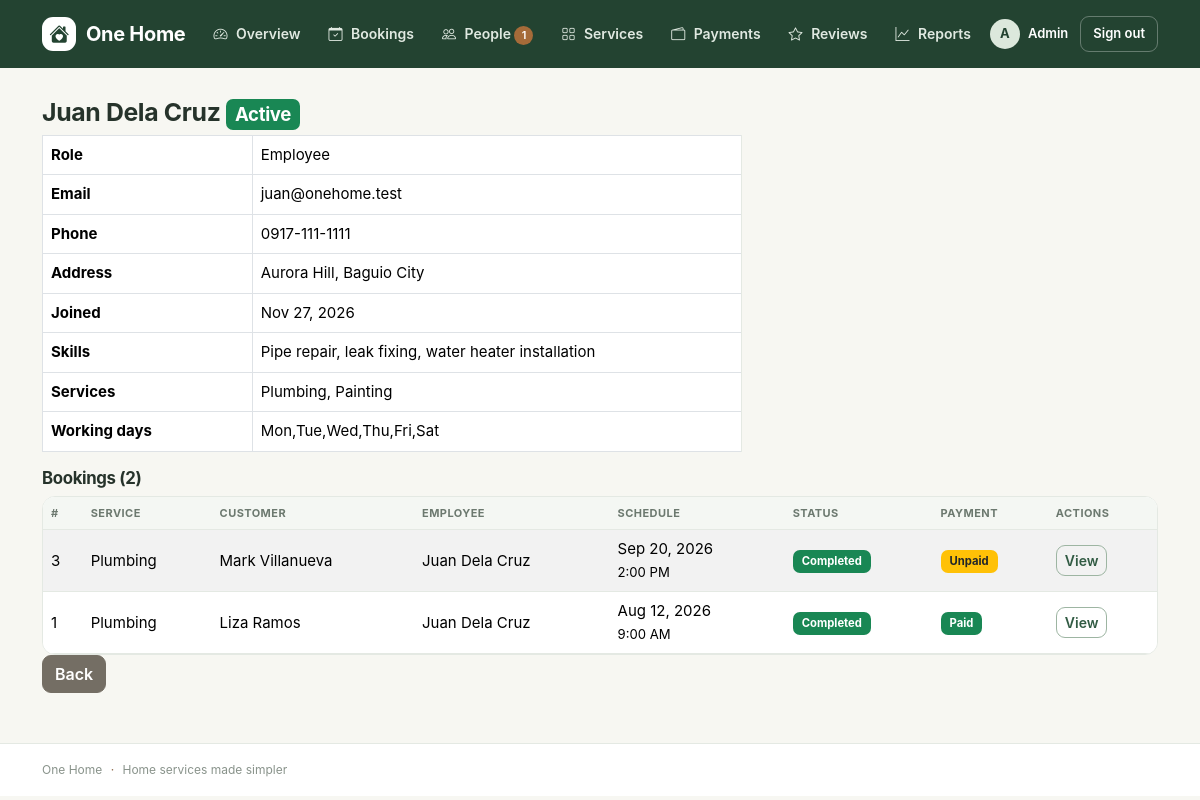
The page /admin/users/view.php?id=2 (signed in) on the database its author committed.
### tables this page shows
CREATE TABLE users (
  id INT AUTO_INCREMENT PRIMARY KEY,
  name VARCHAR(100) NOT NULL,
  email VARCHAR(100) NOT NULL UNIQUE,
  password VARCHAR(255) NOT NULL,
  phone VARCHAR(30),
  address VARCHAR(255),
  role ENUM('admin','employee','customer') NOT NULL,
  status ENUM('active','pending','inactive') NOT NULL DEFAULT 'active',
  avatar VARCHAR(255),
  skills VARCHAR(255),
  available_days VARCHAR(40) NOT NULL DEFAULT 'Mon,Tue,Wed,Thu,Fri',
  is_available TINYINT NOT NULL DEFAULT 1,
  created_at DATETIME NOT NULL DEFAULT CURRENT_TIMESTAMP,
  INDEX idx_users_role_status (role, status),
  INDEX idx_users_available (role, status, is_available),
  CHECK (is_available IN (0,1))
);

CREATE TABLE bookings (
  id INT AUTO_INCREMENT PRIMARY KEY,
  customer_id INT NOT NULL,
  employee_id INT NOT NULL,
  service_id INT NOT NULL,
  booking_date DATE NOT NULL,
  booking_time TIME NOT NULL,
  address VARCHAR(255) NOT NULL,
  description TEXT,
  photo VARCHAR(255),
  price DECIMAL(10,2) NOT NULL,
  status ENUM('Pending','Confirmed','Ongoing','Completed','Cancelled','Declined') NOT NULL DEFAULT 'Pending',
  decline_reason VARCHAR(255),
  created_at DATETIME DEFAULT CURRENT_TIMESTAMP,
  FOREIGN KEY (customer_id) REFERENCES users(id),
  FOREIGN KEY (employee_id) REFERENCES users(id),
  FOREIGN KEY (service_id) REFERENCES services(id),
  INDEX idx_bookings_customer_date (customer_id, booking_date),
  INDEX idx_bookings_employee_date_status (employee_id, booking_date, status),
  INDEX idx_bookings_service_status (service_id, status),
  INDEX idx_bookings_created (created_at),
  CHECK (price >= 0)
);

CREATE TABLE services (
  id INT AUTO_INCREMENT PRIMARY KEY,
  name VARCHAR(100) NOT NULL,
  description TEXT,
  price DECIMAL(10,2) NOT NULL,
  icon VARCHAR(50) NOT NULL DEFAULT 'bi-tools',
  is_active TINYINT NOT NULL DEFAULT 1,
  INDEX idx_services_active_name (is_active, name),
  CHECK (price >= 0),
  CHECK (is_active IN (0,1))
);

### includes/auth.php (called while the page is built, shortened)
<?php
require_once INC . '/dbconn.php';
require_once INC . '/functions.php';
require_once INC . '/notifications.php';
function current_user()
{
    static $loaded = false;
    static $user = null;
    if (!$loaded) {
        $loaded = true;
        if (!empty($_SESSION['uid'])) {
            $user = db_one("SELECT * FROM users WHERE id=?", [(int) $_SESSION['uid']]);
        }
    }
    return $user;
}
function home_for($role)
{
    return $role . '/dashboard.php';
}
function require_role($role)
{
    $u = current_user();
}

### includes/notifications.php (called while the page is built, shortened)
<?php
function pending_employees_count()
{
    return db_val("SELECT COUNT(*) FROM users WHERE role='employee' AND status='pending'");
}

### admin/users/view.php (the view, shortened to what this page needs)
<?php require_once __DIR__ . '/../../includes/auth.php';
require_role('admin');
$x = db_one("SELECT * FROM users WHERE id=? AND role<>'admin'", [(int) ($_GET['id'] ?? 0)]);
$col = $x['role'] === 'customer' ? 'customer_id' : 'employee_id';
$rows = list_bookings("b.$col=?", [$x['id']]);
$svc = db_all("SELECT s.name FROM employee_services es JOIN services s ON s.id=es.service_id WHERE es.employee_id=?", [$x['id']]);
require INC . '/header.php'; ?>
<h2><?= e($x['name']) ?> <?= badge($x['status']) ?></h2>
<table class="table table-bordered bg-white" style="max-width:700px">
    <tr>
        <th width="30%">Role</th>
        <td><?= e(ucfirst($x['role'])) ?></td>
    </tr>
    <tr>
        <th>Email</th>
        <td><?= e($x['email']) ?></td>
    </tr>
    <tr>
        <th>Phone</th>
        <td><?= e($x['phone']) ?></td>
    </tr>
    <tr>
        <th>Address</th>
        <td><?= e($x['address']) ?></td>
    </tr>
    <tr>
        <th>Joined</th>
        <td><?= fdate($x['created_at']) ?></td>
    </tr>
    <?php if ($x['role'] === 'employee'): ?>
        <tr>
            <th>Skills</th>
            <td><?= e($x['skills']) ?></td>
        </tr>
        <tr>
            <th>Services</th>
            <td><?= e(implode(', ', array_column($svc, 'name'))) ?></td>
        </tr>
        <tr>
            <th>Working days</th>
            <td><?= e($x['available_days']) ?></td>
        </tr><?php endif; ?>
</table>
<h4>Bookings (<?= count($rows) ?>)</h4>
<?php bookings_table($rows, 'admin'); ?>
<a class="btn btn-secondary" href="index.php?role=<?= $x['role'] ?>">Back</a>
<?php require INC . '/footer.php'; ?>

### includes/navbar.php (shortened to what this page needs)
<?php
$links = [];
if ($u && $u['status'] === 'active') {
    if ($u['role'] === 'customer') {
        $links = [
            ['url' => 'customer/dashboard.php', 'label' => 'Home', 'icon' => 'bi-house'],
            ['url' => 'customer/services.php', 'label' => 'Services', 'icon' => 'bi-grid'],
            ['url' => 'customer/bookings.php', 'label' => 'Bookings', 'icon' => 'bi-calendar-check'],
            ['url' => 'customer/payment_history.php', 'label' => 'Payments', 'icon' => 'bi-wallet2'],
            ['url' => 'customer/my_reviews.php', 'label' => 'Reviews', 'icon' => 'bi-star'],
        ];
    } else {
        $links = [
            ['url' => 'admin/dashboard.php', 'label' => 'Overview', 'icon' => 'bi-speedometer2'],
            ['url' => 'admin/bookings/index.php', 'label' => 'Bookings', 'icon' => 'bi-calendar-check'],
            ['url' => 'admin/users/index.php', 'label' => 'People', 'icon' => 'bi-people', 'count' => pending_employees_count()],
            ['url' => 'admin/services/index.php', 'label' => 'Services', 'icon' => 'bi-grid'],
            ['url' => 'admin/payments/index.php', 'label' => 'Payments', 'icon' => 'bi-wallet2'],
            ['url' => 'admin/reviews/index.php', 'label' => 'Reviews', 'icon' => 'bi-star'],
            ['url' => 'admin/reports/index.php', 'label' => 'Reports', 'icon' => 'bi-graph-up'],
        ];
    }
}
$current_path = str_replace('\\\\', '/', $_SERVER['PHP_SELF'] ?? '');
?>
<header class="app-header">
    <nav class="navbar navbar-expand-lg">
        <div class="container">
            <a class="navbar-brand" href="<?= url($u && $u['status'] === 'active' ? home_for($u['role']) : 'index.php') ?>">
                <span class="brand-mark"><i class="bi bi-house-heart-fill"></i></span>
                <span>One Home</span>
            </a>
            <div class="collapse navbar-collapse" id="mainNav">
                <ul class="navbar-nav me-auto">
                    <?php foreach ($links as $item):
                        $active = strpos($current_path, '/' . $item['url']) !== false;
                        $count = (int) ($item['count'] ?? 0);
                    ?>
                        <li class="nav-item">
                            <a class="nav-link <?= $active ? 'active' : '' ?>" href="<?= url($item['url']) ?>">
                                <i class="bi <?= e($item['icon']) ?>"></i>
                                <?= e($item['label']) ?>
                                <?php if ($count): ?><span class="nav-count"><?= $count ?></span><?php endif; ?>
                            </a>
                        </li>
                    <?php endforeach; ?>
                </ul>
                <div class="nav-account">
                    <?php if ($u && $u['status'] === 'active'): ?>
                        <a class="nav-profile" href="<?= url($u['role'] === 'admin' ? 'admin/profile.php' : $u['role'] . '/profile.php') ?>">
                            <span class="nav-avatar"><?= e(strtoupper(substr($u['name'], 0, 1))) ?></span>
                            <span class="d-none d-md-inline"><?= e($u['name']) ?></span>
                        </a>
                        <form method="post" action="<?= url('logout.php') ?>" class="d-inline">
                            <button class="btn btn-logout" type="submit">Sign out</button>
                        </form>
                    <?php else: ?>
                        <a class="nav-link" href="<?= url('login.php') ?>">Login</a>
                        <a class="btn btn-primary btn-sm" href="<?= url('register.php') ?>">Create account</a>
                    <?php endif; ?>
                </div>
            </div>
        </div>
    </nav>
</header>

### includes/functions.php (shortened to what this page needs)
<?php
function e($s)
{
    return htmlspecialchars((string) $s, ENT_QUOTES, 'UTF-8');
}
function url($p)
{
    return BASE_URL . '/' . ltrim($p, '/');
}
function fdate($d)
{
    return date('M d, Y', strtotime($d));
}
function ftime($t)
{
    return date('g:i A', strtotime($t));
}
function badge($s)
{
    $c = [
        'Pending' => 'warning text-dark',
        'Confirmed' => 'info text-dark',
        'Ongoing' => 'primary',
        'Completed' => 'success',
        'Cancelled' => 'secondary',
        'Declined' => 'danger',
        'Paid' => 'success',
        'Unpaid' => 'warning text-dark',
        'Refunded' => 'dark',
        'active' => 'success',
        'pending' => 'warning text-dark',
        'inactive' => 'danger'
    ];
    return '<span class="badge bg-' . ($c[$s] ?? 'secondary') . '">' . e(ucfirst((string) $s)) . '</span>';
}
function db_run($sql, $params = [])
{
    global $conn;
    $st = mysqli_prepare($conn, $sql);
    if ($params)
        mysqli_stmt_bind_param($st, str_repeat('s', count($params)), ...$params);
    if (!mysqli_stmt_execute($st)) {
        error_log('One Home SQL execute error: ' . mysqli_stmt_error($st));
        http_response_code(500);
        exit('Something went wrong. Please try again later.');
    }
    return $st;
}
function db_all($sql, $params = [])
{
    $r = mysqli_stmt_get_result(db_run($sql, $params));
    return $r ? mysqli_fetch_all($r, MYSQLI_ASSOC) : [];
}
function db_one($sql, $params = [])
{
    $a = db_all($sql, $params);
    return $a ? $a[0] : null;
}
function db_val($sql, $params = [])
{
    $r = db_one($sql, $params);
    return $r ? array_values($r)[0] : 0;
}
function list_bookings($where = '1', $params = [], $order = 'b.booking_date DESC, b.booking_time DESC')
{
    return db_all("SELECT b.*, s.name sname, c.name cname, c.phone cphone, c.email cemail, e.name ename, e.phone ephone,
        p.id payid, p.status pstatus, p.method pmethod, p.card_last4, p.paid_at,
        (SELECT COUNT(*) FROM reviews r WHERE r.booking_id=b.id) reviewed
        FROM bookings b JOIN services s ON s.id=b.service_id JOIN users c ON c.id=b.customer_id JOIN users e ON e.id=b.employee_id
        LEFT JOIN payments p ON p.booking_id=b.id WHERE $where ORDER BY $order", $params);
}
{ ?>
<?php }
function bookings_table($rows, $role)
{
    $link = ['customer' => 'customer/booking_details.php?id=', 'employee' => 'employee/booking_details.php?id=', 'admin' => 'admin/bookings/view.php?id='][$role]; ?>
    <div class="table-responsive">
        <table class="table table-striped table-hover bg-white align-middle">
            <thead class="table-light">
                <tr>
                    <th>#</th>
                    <th>Service</th>
                    <th><?= $role === 'customer' ? 'Employee' : 'Customer' ?></th><?php if ($role === 'admin'): ?>
                        <th>Employee</th><?php endif; ?>
                    <th>Schedule</th>
                    <th>Status</th>
                    <th>Payment</th>
                    <th>Actions</th>
                </tr>
            </thead>
            <tbody>
                <?php foreach ($rows as $b): ?>
                    <tr>
                        <td><?= $b['id'] ?></td>
                        <td><?= e($b['sname']) ?></td>
                        <td><?= e($role === 'customer' ? $b['ename'] : $b['cname']) ?></td>
                        <?php if ($role === 'admin'): ?>
                            <td><?= e($b['ename']) ?></td><?php endif; ?>
                        <td><?= fdate($b['booking_date']) ?><br><small><?= ftime($b['booking_time']) ?></small></td>
                        <td><?= badge($b['status']) ?></td>
                        <td><?= badge($b['pstatus']) ?></td>
                        <td><a class="btn btn-sm btn-outline-primary" href="<?= url($link . $b['id']) ?>">View</a>
                            <?php if ($role === 'employee')
                                echo job_buttons($b); ?></td>
                    </tr>
                <?php endforeach; ?>
            </tbody>
        </table>
    </div>
<?php }
    ob_start(); ?>

### css/style.css (style rules this page uses)
:root { --green: #315b43; --green-dark: #234331; --green-soft: #eaf1eb; --brown: #8a6546; --brown-dark: #5d4431; --brown-soft: #f3ece5; --cream: #f7f7f2; --ink: #26332b; --muted: #718078; --line: #e4e9e3; --white: #ffffff; }
* { box-sizing: border-box; }
body { background: var(--cream); color: var(--ink); font-family: Inter, "Segoe UI", Arial, sans-serif; font-size: 15px; min-height: 100vh; }
.app-header { background: var(--white); border-bottom: 1px solid var(--line); }
.navbar { min-height: 68px; padding: 10px 0; }
.navbar-brand { display:flex; align-items:center; gap:10px; color:var(--green-dark)!important; font-weight:750; letter-spacing:-.3px; }
.brand-mark { width:34px;height:34px;border-radius:11px;background:var(--green);color:white;display:inline-flex;align-items:center;justify-content:center; }
.navbar-nav { gap:4px; }
.nav-link { color:#536158!important; border-radius:9px; padding:9px 12px!important; font-weight:600; font-size:14px; }
.nav-link i { margin-right:5px; }
.nav-count { display:inline-block; min-width:19px; padding:1px 6px; border-radius:20px; background:#a66b39; color:#fff; font-size:11px; text-align:center; }
.nav-account { display:flex; align-items:center; gap:12px; }
.nav-profile { display:flex; align-items:center; gap:8px; color:var(--ink); text-decoration:none; font-weight:600; font-size:13px; }
.nav-avatar { width:30px;height:30px;border-radius:50%;display:inline-flex;align-items:center;justify-content:center;background:var(--green-soft);color:var(--green-dark);font-weight:700; }
.btn-logout { border:1px solid var(--line); color:#59665e; background:white; font-size:13px; padding:7px 12px; }
h1,h2,h3,h4,h5 { color:var(--ink); letter-spacing:-.35px; font-weight:700; }
h2 { font-size:1.55rem; margin-bottom:5px; }
h4 { font-size:1.05rem; }
.btn { border-radius:9px; font-weight:600; }
.btn-outline-primary { color:var(--green); border-color:#9db5a2; }
.btn-secondary { background:#746e64; border-color:#746e64; }
.table { --bs-table-bg:transparent; }
.table thead th { color:#6c796f; background:#f4f7f3; font-size:11px; letter-spacing:.45px; text-transform:uppercase; border-bottom:1px solid var(--line); white-space:nowrap; }
.table td { vertical-align:middle; border-color:var(--line); }
.table-responsive { border:1px solid var(--line); border-radius:13px; background:white; }
.table-responsive .table { margin-bottom:0; }
.badge { font-weight:650; padding:6px 9px; border-radius:7px; }
.role-admin { --role-accent:var(--green-dark); --role-soft:#e6eee8; }
.role-admin .app-header { background:var(--green-dark); border-bottom:0; }
.role-admin .navbar-brand { color:#fff!important; }
.role-admin .brand-mark { background:#fff; color:var(--green-dark); }
.role-admin .nav-link { color:#e0e9e1!important; }
.role-admin .nav-profile { color:#fff; }
.role-admin .nav-avatar { background:#dce8dc; color:var(--green-dark); }
.role-admin .btn-logout { border-color:rgba(255,255,255,.3); background:transparent; color:white; }

### rows shown on the page
users: name "A", name "Admin"
users: name "Juan Dela Cruz", status "Active", role "Employee", email "juan@onehome.test", phone "0917-111-1111", address "Aurora Hill, Baguio City", created_at "Nov 27, 2026", skills "Pipe repair, leak fixing, water heater installation", available_days "Mon,Tue,Wed,Thu,Fri,Sat"
bookings: id "3", service.name "Plumbing", customer.name "Mark Villanueva", employee.name "Juan Dela Cruz", booking_date "Sep 20, 2026", booking_time "2:00 PM", status "Completed Unpaid"
bookings: id "1", service.name "Plumbing", customer.name "Liza Ramos", employee.name "Juan Dela Cruz", booking_date "Aug 12, 2026", booking_time "9:00 AM", status "Completed Paid"

### other values the page prints
$item['label'] "Overview"
$item['label'] "Bookings"
$item['label'] "People"
$count "1"
$item['label'] "Services"
$item['label'] "Payments"
$item['label'] "Reviews"
$item['label'] "Reports"
implode(', ', array_column($svc, 'name')) "Plumbing, Painting"
count($rows) "2"
